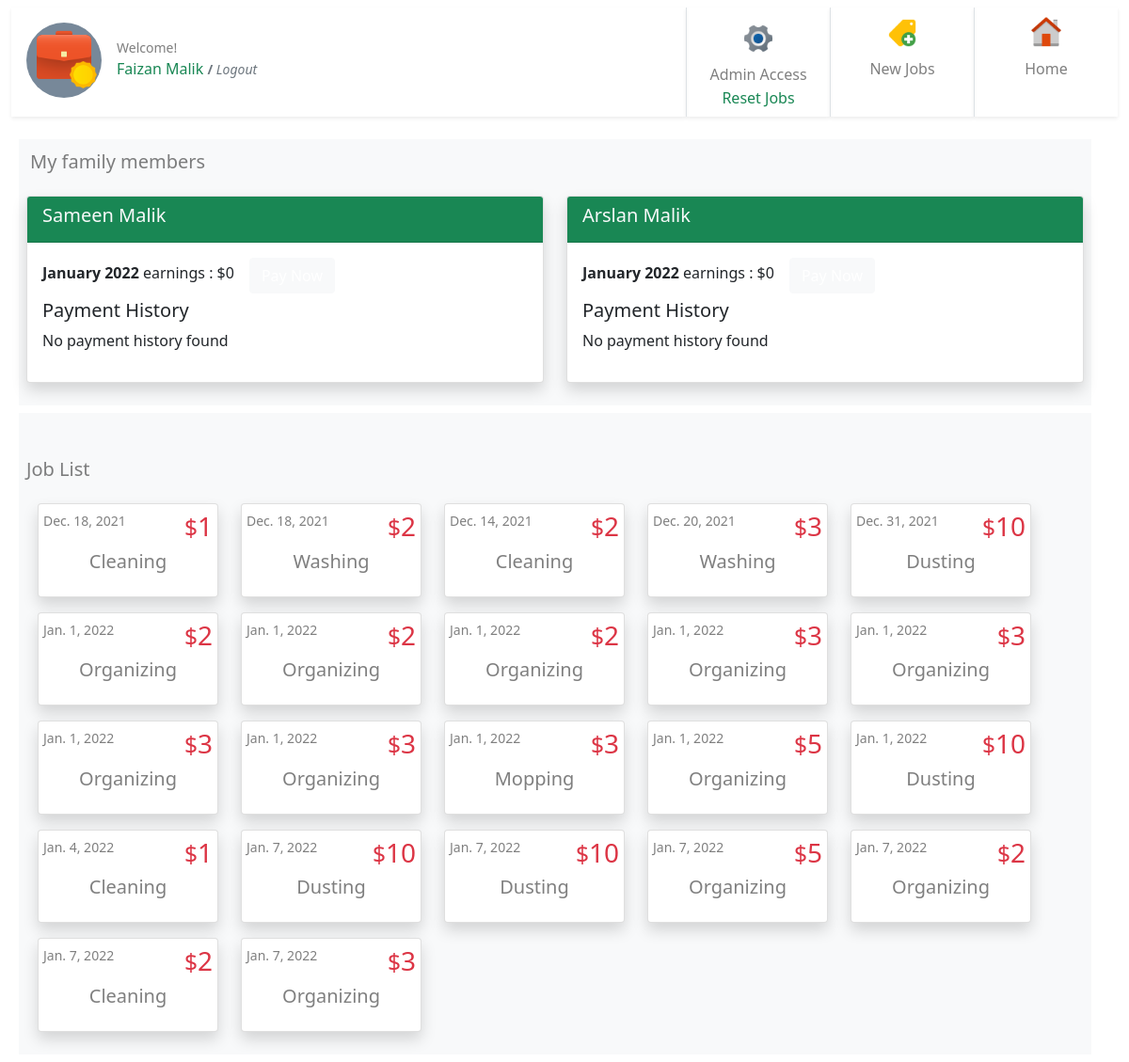
The app's page /dashboard/ (signed in), older data.
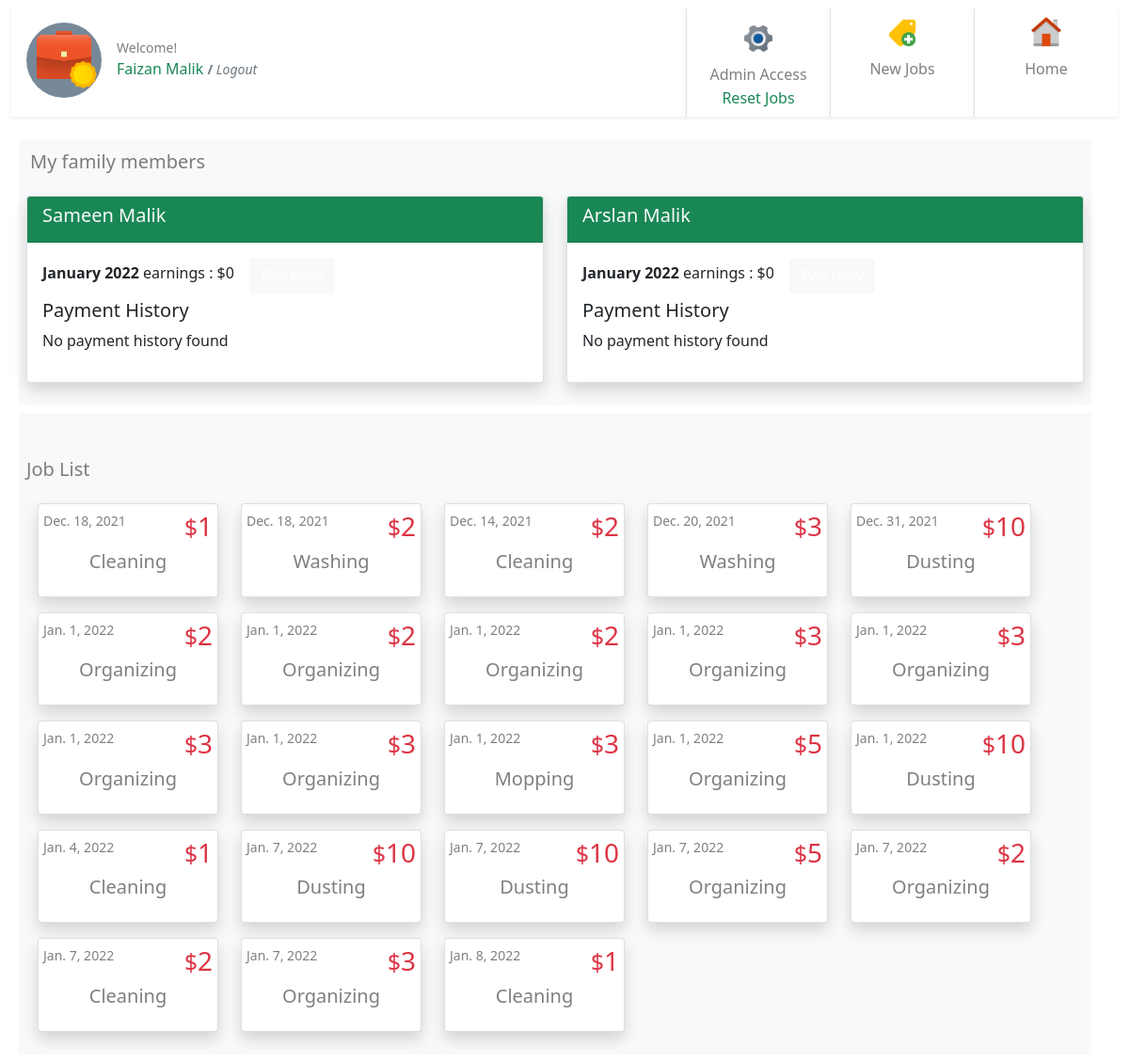
The same page, newer data.
### jobs/models.py (models this page shows, shortened)
class JobPost(models.Model):
    job_title = models.CharField(max_length=200)
    publish_date = models.DateTimeField('date published', auto_now_add=True)
    job_is_template = models.BooleanField(default=False)
    job_detail = models.CharField(max_length=200)
    job_price = models.IntegerField(default=0)
    job_taken = models.BooleanField(default=False)
    job_under_review = models.BooleanField(default=False)
    job_passed_review = models.BooleanField(default=False)
    job_taken_date = models.DateTimeField('date job taken', null=True, blank=True)
    job_done = models.BooleanField(default=False)
    job_done_date = models.DateTimeField('date job completed', null=True, blank=True)
    job_taker = models.ForeignKey(User, on_delete=models.CASCADE, null=True, blank=True, related_name='job_user')
    job_creator = models.ForeignKey(User, on_delete=models.CASCADE, null=True, blank=True, related_name='job_author')
    job_rejected_by_admin = models.BooleanField(default=False)
    job_expired = models.BooleanField(default=False)
    job_paid = models.BooleanField(default=False)
    job_payment_id = models.ForeignKey(Payments, on_delete=models.CASCADE, null=True, blank=True, related_name='job_payment_id')
    def __str__(self):
        return self.job_title

### jobs/views.py (the view)
# urls.py: path('dashboard/', views.dashboard, name='dashboard'),
@login_required
def dashboard(request):
    date_today = timezone.datetime.now()
    job_list = get_this_family_jobs(request)
    unclaimed_this_day = get_this_family_jobs(request).filter(publish_date__day=date_today.day).filter(job_taken= False).aggregate(Sum('job_price'))
    unclaimed_this_month = get_this_family_jobs(request).filter(publish_date__month=date_today.month).filter(job_taken= False).aggregate(Sum('job_price'))
    unclaimed_this_year = get_this_family_jobs(request).filter(publish_date__year=date_today.year).filter(job_taken= False).aggregate(Sum('job_price'))
    my_total_this_day = get_this_family_jobs(request).filter(publish_date__day=date_today.day).filter(job_taker=request.user).filter(job_taken=True).filter(job_done=True).filter(job_passed_review= True).aggregate(Sum('job_price'))
    my_total_this_month = get_this_family_jobs(request).filter(publish_date__month=date_today.month).filter(job_taker=request.user).filter(job_taken=True).filter(job_done=True).filter(job_passed_review= True).aggregate(Sum('job_price'))
    my_total_this_year = get_this_family_jobs(request).filter(publish_date__year=date_today.year).filter(job_taker=request.user).filter(job_taken=True).filter(job_done=True).filter(job_passed_review= True).aggregate(Sum('job_price'))
    print("job = ", job_list)
    pays = get_this_family_jobs(request).filter(publish_date__year=date_today.year).filter(job_taker=request.user).filter(job_taken=True).filter(job_done=True).filter(job_passed_review= True).filter(job_paid=True)
    payment_history = []
    for p in pays:
        p.job_payment_id.id
        print(p)
        payment_history.append(p.job_payment_id.id)
    print('payment_history = ', payment_history)
    def get_jobs_ready_for_payment_this_month(request):
        jobs = {}
        user_group = Group.objects.get(user = request.user)
        users_in_a_group = User.objects.filter(groups=user_group)
        for u in users_in_a_group:
            if u.is_staff:
                pass
            else:
                jobs[u] = get_this_family_jobs(request).filter(publish_date__month=date_today.month).filter(job_taker=u).filter(job_taken=True).filter(job_done=True).filter(job_passed_review= True).filter(job_paid= False).aggregate(Sum('job_price'))
        print("Family jobs this month : ", jobs)
        for key, value in jobs.items():
            print("JOBS for this family children : ", key, value)
        return jobs
    get_jobs_ready_for_payment_this_month(request)
    template = loader.get_template('jobs/dashboard.html')
    context = {
    'user': request.user,
    'date_today' : date_today,
    'unclaimed_this_day' : unclaimed_this_day,
    'unclaimed_this_month' : unclaimed_this_month,
    'unclaimed_this_year' : unclaimed_this_year,
    'my_total_this_day' : my_total_this_day,
    'my_total_this_month' : my_total_this_month,
    'my_total_this_year' : my_total_this_year,
    'job_list' : job_list,
    'jobs_ready_for_payment_this_month' : get_jobs_ready_for_payment_this_month(request),
    'payment_history' : payment_history,
     }
    return HttpResponse(template.render(context, request))

### jobs/views.py (called while the page is built)
def get_this_family_jobs(request):
    family_admin = None
    date_today = timezone.datetime.now()
    user_group = Group.objects.get(user = request.user)
    users_in_a_group = User.objects.filter(groups=user_group)
    for u in users_in_a_group:
        if u.is_staff:
            family_admin = u
    this_family_jobs = JobPost.objects.filter(job_creator=family_admin)
    return this_family_jobs

### jobs/templates/jobs/dashboard.html (shortened to what the changed rows need)
{% extends "jobs/base.html" %} {% load static %} {% block user %} {{user.first_name}} {{user.last_name}} {% endblock user %} {% block content %} {% if user.is_staff %}
<div class="container bg-light p-2 m-2">
    <div class="row">
        {% for key, value in jobs_ready_for_payment_this_month.items %}
        <div class="col-6">
            <div class="card shadow mb-3">
                <div class="card-header text-light bg-success">
                    <h5>{{key.first_name}} {{key.last_name}} </h5>
                </div>
                <div class="card-body">
                    <div class="d-flex">
                        {% if value.job_price__sum == None %}
                        <p class="mt-1"><span class="fw-bold"> {{date_today|date:'F Y' }}</span> earnings : $0</p>
                        {% else %}
                        <p class="mt-1"><span class="fw-bold">{{ date_today|date:'F Y' }}</span> earnings : ${{value.job_price__sum}}</p>
                        {% endif %}
                        <div class="text-start">
                            {% if value.job_price__sum == None %}
                            <form class="text-center rounded-bottom" action="" method='post'>
                                <input type="submit" value="Pay Now" class="btn btn-light text-white fs-6 ms-3">
                            </form>
                            {% endif %}
                        </div>
                    </div>
                    {% if payment_history %}
                    <div class="">
                        <h5>Payment History</h5>
                        <p></p>
                    </div>
                    {% else %}
                    <div class="">
                        <h5>Payment History</h5>
                        <p>No payment history found</p>
                    </div>
                    {% endif %}
                </div>
            </div>
        </div>
        {% endfor %}
    </div>
</div>
<div class="container bg-light p-2 m-2">
    <div class="row justify-content-start flex-wrap">
        {% if job_list %} {% for q in job_list %}
        <div class="card ms-4 mb-3 shadow rounded p-0" style="width: 12rem;">
            <a class="btn p-0" href="{% url 'jobs:detail' q.id%}" style="width: 100%;">
                <div class="card-body p-0">
                    <div class="d-flex justify-content-between">
                        <small class="card-text text-black-50 mt-1 ms-1">{{q.publish_date.date}}</small>
                        <h3 class="text-danger mt-1 me-1 "><small>$</small>{{q.job_price}}</h3>
                    </div>
                    <h5 class="card-title pb-3 text-center text-black-50">{{ q.job_title }}</h5>
            </a>
            </div>
        </div>
        {% endfor %} {% else %}
        <div class="card ms-4 mb-3 shadow bg-body rounded p-0" style="width: 12rem;">
            <div class="card-body mt-2 pb-0">
                <p class="card-title pb-3 text-center text-black-50">No jobs available</p>
            </div>
        </div>
        {% endif %}
{% endif %} {% endblock content %}

Row changes from the older to the newer data that the page shows:
added JobPost: publish_date "Jan. 8, 2022", job_price "1", job_title "Cleaning"
